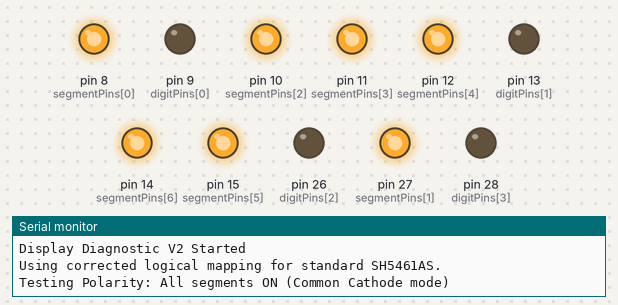
Bench run of a sketch on a simulated Arduino Mega 2560, built with avr-gcc and run on an emulated ATmega2560. Parts: output pins drawn as LEDs (lit = HIGH), the last lines printed to the serial monitor.

Above: at 1.0 s.
At 2.7 s:
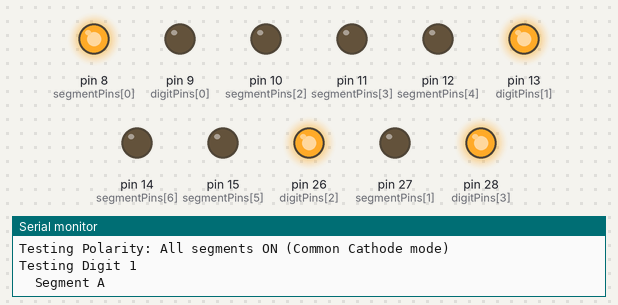
At 4.7 s:
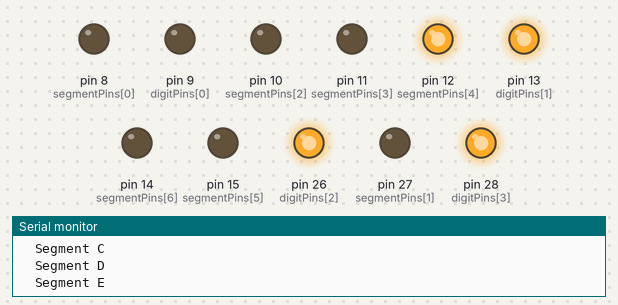
At 7.0 s:
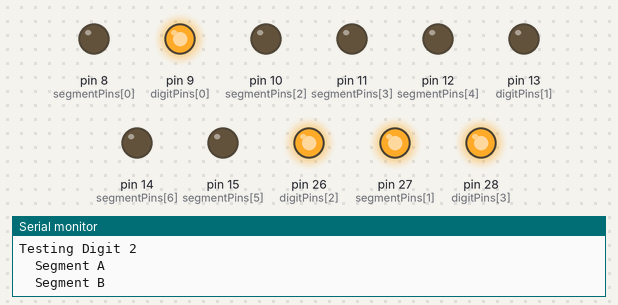
At 9.0 s:
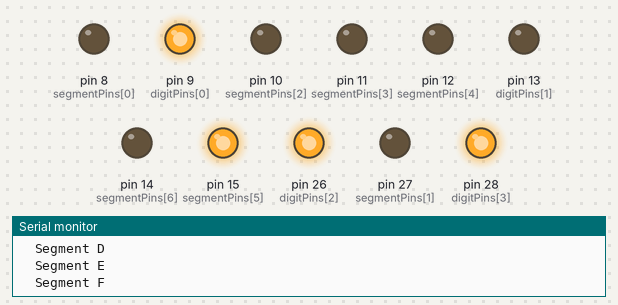
At 17.1 s:
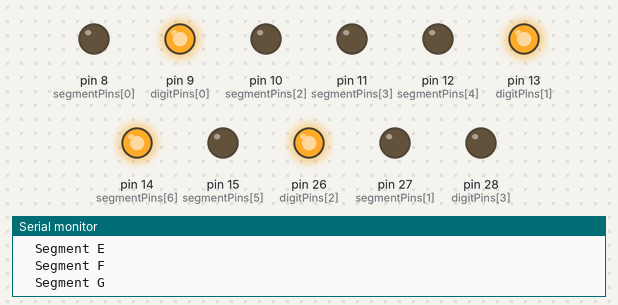
Timing chart, 0 to 20.4 s (numbered marks = the images above):
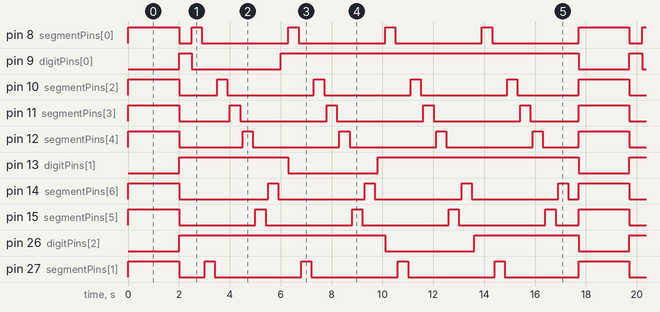

Measured:
- by itself, pin 8 (segmentPins[0]): repeats every 17.7 s: LOW 0.50 s, 4 × (HIGH 0.40 s, LOW 3.4 s), HIGH 2.0 s
- by itself, pin 9 (digitPins[0]): repeats every 17.7 s: LOW 3.5 s, HIGH 11.7 s, LOW 2.0 s, HIGH 0.50 s
- by itself, pin 10 (segmentPins[2]): repeats every 17.7 s: LOW 1.5 s, 3 × (HIGH 0.40 s, LOW 3.4 s), HIGH 0.40 s, LOW 2.4 s, HIGH 2.0 s
- by itself, pin 11 (segmentPins[3]): repeats every 17.7 s: LOW 2.0 s, 3 × (HIGH 0.40 s, LOW 3.4 s), HIGH 0.40 s, LOW 1.9 s, HIGH 2.0 s
- by itself, pin 12 (segmentPins[4]): repeats every 17.7 s: LOW 2.5 s, 3 × (HIGH 0.40 s, LOW 3.4 s), HIGH 0.40 s, LOW 1.4 s, HIGH 2.0 s
- by itself, pin 13 (digitPins[1]): LOW → HIGH at 2.0 s, → LOW 4.3 s later, → HIGH 3.5 s later, → LOW 7.9 s later, … (9 changes in this stretch)
- by itself, pin 14 (segmentPins[6]): repeats every 17.7 s: LOW 3.5 s, 3 × (HIGH 0.40 s, LOW 3.4 s), HIGH 0.40 s, LOW 0.40 s, HIGH 2.0 s
- by itself, pin 15 (segmentPins[5]): repeats every 17.7 s: LOW 3.0 s, 3 × (HIGH 0.40 s, LOW 3.4 s), HIGH 0.40 s, LOW 0.90 s, HIGH 2.0 s

The sketch:

display_diagnostic.ino
```cpp
/*
 * Display Diagnostic Program V2
 * Corrected mapping for SH5461AS Standard Pinout
 * (Matches README physical wiring but fixes logical assignments)
 */

// Logical mapping based on standard datasheet functions of the pins you connected:
const int segmentPins[] = {8, 27, 10, 11, 12, 15, 14}; // A, B, C, D, E, F, G
const char segmentNames[] = {'A', 'B', 'C', 'D', 'E', 'F', 'G'};

// Digits based on standard datasheet functions of the pins you connected:
const int digitPins[] = {9, 13, 26, 28}; // Digit 1 (L), 2, 3, 4 (R)

void setup() {
  Serial.begin(115200);

  // Initialize all pins as OUTPUT
  for (int i = 0; i < 7; i++) {
    pinMode(segmentPins[i], OUTPUT);
    digitalWrite(segmentPins[i], LOW);
  }
  for (int i = 0; i < 4; i++) {
    pinMode(digitPins[i], OUTPUT);
    digitalWrite(digitPins[i], HIGH); // Common Cathode: HIGH = OFF
  }

  Serial.println("Display Diagnostic V2 Started");
  Serial.println("Using corrected logical mapping for standard SH5461AS.");
}

void loop() {
  // Test 1: All segments of all digits (Verify Polarity CC vs CA)
  Serial.println("Testing Polarity: All segments ON (Common Cathode mode)");
  for (int d = 0; d < 4; d++) digitalWrite(digitPins[d], LOW);
  for (int s = 0; s < 7; s++) digitalWrite(segmentPins[s], HIGH);
  delay(2000);
  for (int s = 0; s < 7; s++) digitalWrite(segmentPins[s], LOW);
  for (int d = 0; d < 4; d++) digitalWrite(digitPins[d], HIGH);
  delay(500);

  // Test 2: Sequential Scan
  for (int d = 0; d < 4; d++) {
    Serial.print("Testing Digit "); Serial.println(d + 1);
    digitalWrite(digitPins[d], LOW);

    for (int s = 0; s < 7; s++) {
      Serial.print("  Segment "); Serial.println(segmentNames[s]);
      digitalWrite(segmentPins[s], HIGH);
      delay(400);
      digitalWrite(segmentPins[s], LOW);
      delay(100);
    }
    digitalWrite(digitPins[d], HIGH);
    delay(300);
  }
}
```
